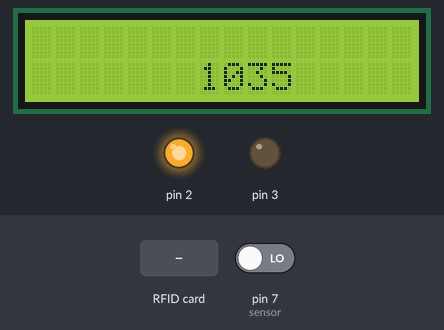
A sketch run on a simulated Arduino Uno, built for the host (arithmetic inside an expression is 32-bit, double 64-bit). On the bench: 16×2 character LCD, output pins drawn as LEDs (lit = HIGH). Inputs (shaded band) come from the test bench; at power-on: pin 7 (sensor) LOW. What the sketch prints to the serial monitor is not drawn.

Above: at 1.3 s.
1.4 s: pin 7 (sensor) driven HIGH
At 2.3 s:
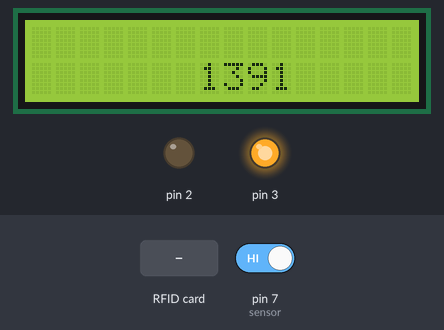
2.9 s: RFID card 11 51 17 19 21 67 held to the reader
4.4 s: pin 7 (sensor) driven LOW
At 4.57 s:
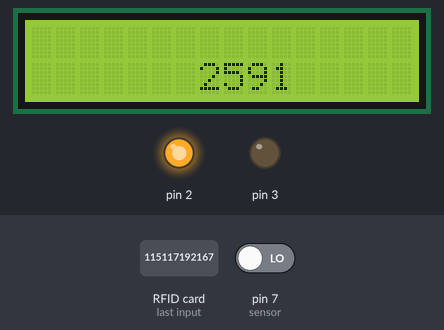
5.9 s: RFID card 5E 7A 19 C4 held to the reader
At 6.09 s:
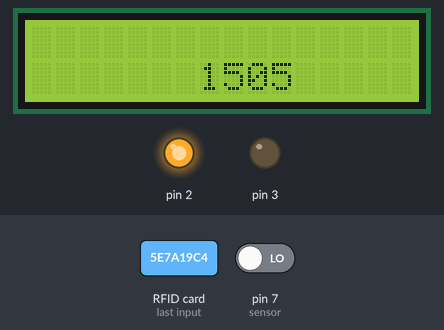
7.4 s: pin 7 (sensor) driven HIGH
At 8.7 s:
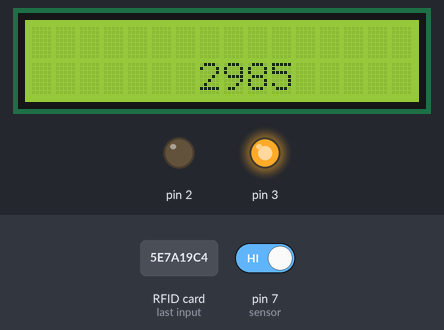
Timing chart, 0 to 9.9 s (numbered marks = the images above; inputs shaded):
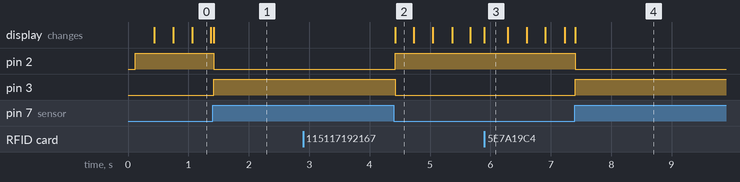

Measured:
- after the input at 1.4 s, pin 2: HIGH → LOW at once; pin 3: LOW → HIGH at once
- after the input at 2.9 s, every drawn part: stays the same
- after the input at 4.4 s, pin 2: LOW → HIGH at once; pin 3: HIGH → LOW at once; the display: changes at once (image 2)
- after the input at 7.4 s, pin 2: HIGH → LOW at once; pin 3: LOW → HIGH at once

The sketch:

Final.ino
```cpp
#include <SPI.h>    // For spi communication with the module
#include <MFRC522.h>  // Initializing RFID module
#include <LiquidCrystal_I2C.h>  //initializing the LCD

#define SS_PIN 10    //SDA or data pin for SPI
#define RST_PIN 9    // reset pin

MFRC522 rfid(SS_PIN, RST_PIN);  //Declaring the instance of RFID with SDA and reset pins
LiquidCrystal_I2C lcd(0x27, 16, 2);  //Declaring the instance of LCD

MFRC522::MIFARE_Key key;

byte IDFromCard[4];
/*
Data from the rfid comes in a bit stream, however to make sense of the bit stream te data can be displayed in HEX or DEC format.RFID contains 1KB of data which is segregated into
64 lines where each line contains 16 bytes of data. The line 0 is where default ID from the manufacturer is stored and it is not adivsable to write onto the line 0. However it is
unique within the given number of tags with the module hence each tag can be identified from the data in the line 0. It is worthy to note that from all the tags, only the first 4
bytes are unique from the 16 bytes. So we are only concerned with the first 4 bytes of data from line 0.
*/
int state;  //Saving the state for IR sensor
int startMillis;
int elapsedTime;

void setup() {
Serial.begin(9600);
SPI.begin();
rfid.PCD_Init();
lcd.init();
lcd.backlight();

pinMode(7,INPUT);
pinMode(3,OUTPUT);
pinMode(2,OUTPUT);

  for(byte i=0; i<6; i++)                                      // Simply printing the key for the RFID, this key is set and cant be changed for a given ID reader
  {
    key.keyByte[i]= 0xFF;
  }

  Serial.println("key for the RFID is:");
  for(byte i=0; i<6; i++)
  {
    Serial.print(key.keyByte[i], HEX);
    Serial.print(" ");
  }
}

void loop() {
state=digitalRead(7);                          //checking for if a card is on the RFID sensor module
IRSensor(state);
if ( ! rfid.PICC_IsNewCardPresent())
  return;

if ( ! rfid.PICC_ReadCardSerial())                // verifying that some data is being read from the RFID card reader
  return;


  Serial.println("");
  Serial.println(F("PICC type: "));
  MFRC522::PICC_Type piccType = rfid.PICC_GetType(rfid.uid.sak); // getting the category of card being used
  Serial.println(rfid.PICC_GetTypeName(piccType));


    String a,b,c,d;
    a=rfid.uid.uidByte[0];
    b=rfid.uid.uidByte[1];
    c=rfid.uid.uidByte[2];
    d=rfid.uid.uidByte[3];

    String readString=a+b+c+d;       //Taking the 4 bytes of data and concatenating it for comparison

    printOnLCD(readString);

    Serial.println(F("The tag ID is:"));  // testing and printing the UID on the cards in different format to understand the digits that are being read

    Serial.println(F("In bin: "));
    printBin(rfid.uid.uidByte, rfid.uid.size);
    Serial.println();

    Serial.println(F("In dec: "));
    printDec(rfid.uid.uidByte, rfid.uid.size);
    Serial.println();

    Serial.println(F("In dec: "));
    printDec(rfid.uid.uidByte, rfid.uid.size);
    Serial.println();

rfid.PICC_HaltA();               // stopping the values from reading and printing constantly, rather having them read and print when a card is placed.

rfid.PCD_StopCrypto1();

}

void printBin(byte *buffer , byte bufferSize)   //Function call for printing the input uid in different data types, this part of the code was just meant for testing purposes
{
  for(byte i=0;i<bufferSize;i++)
  {
    Serial.print(buffer[i],BIN);
    Serial.print(" ");
  }
}

void printHex(byte *buffer, byte bufferSize)
{
  for(byte i=0; i<bufferSize; i++)
  {
    Serial.print(buffer[i],HEX);
    Serial.print(" ");
  }
}

void printDec(byte *buffer, byte bufferSize)
{
  for(byte i=0; i<bufferSize; i++)
  {
    Serial.print(buffer[i],DEC);
    Serial.print(" ");
  }
}

int printOnLCD(String input)       // Function call for printing on LCD
{

   int myArr[3]={"14715020148","676088148","115117192167"};
   if(input==myArr[0])
    {
      lcd.clear();
      lcd.setCursor(0, 0);
      lcd.print("Vehicle A");
      lcd.setCursor(0, 1);
      lcd.print("Timer:");
    }
      else if(input==myArr[1])
      {
      lcd.clear();
      lcd.setCursor(0, 0);
      lcd.print("Vehicle B");
      lcd.setCursor(0, 1);
      lcd.print("Timer:");
      Serial.println("Vehicle B");
      }else if(input==myArr[2])
      {
      lcd.clear();
      lcd.setCursor(0, 0);
      lcd.print("Vehicle C");
      lcd.setCursor(0, 1);
      lcd.print("Timer:");
      Serial.println("Vehicle C");
      }

}

int IRSensor (int CurrentState)
{
  if(state==HIGH)
  {

    startMillis=millis();
    digitalWrite(2,LOW);
    digitalWrite(3,HIGH);
  }
  else if(state==LOW)
  {
    elapsedTime = millis()-startMillis;
    lcd.setCursor(7, 1);
    lcd.print(elapsedTime);
    digitalWrite(3,LOW);
    digitalWrite(2,HIGH);
  }
}
```
